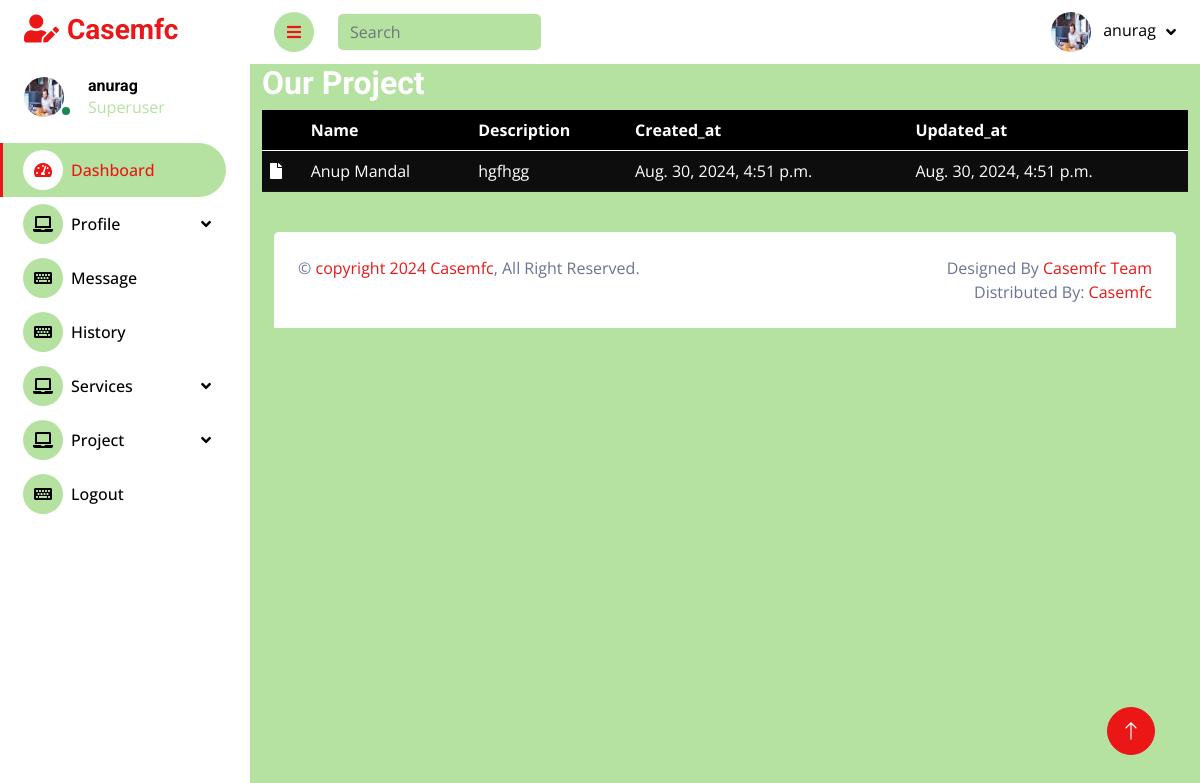
Screenshot of /service_list (signed in) with the database file from the repository.
### app/models/service.py (models this page shows, shortened)
class Service(models.Model):
    name = models.CharField(max_length=200)  # Name of the service
    description = models.TextField()  # Detailed description of the service
    created_at = models.DateTimeField(auto_now_add=True)  # Timestamp when the service was created
    updated_at = models.DateTimeField(auto_now=True)  # Timestamp when the service was last updated

### app/views/service.py (the view)
# urls.py: path('service_list', service.service_list, name='service_list'),
@login_required(login_url='signin')
def service_list(request):
    service = Service.objects.all().order_by('-created_at')
    return render(request, 'service/history.html', {'service': service})

### app/templates/service/history.html (shortened to what this page needs)
{% extends "dashboard/base.html" %}
{% block head %}<link rel="stylesheet" href="https://use.fontawesome.com/releases/v5.15.4/css/all.css">{% endblock head %}
{% block body %}
<div class="container">
<h2>Our Project</h2>
<div class="table-responsive">
<table id="example" class=".table-hover table table-dark table-striped pt-3 mb-3">
    <thead>
        <tr>
            <th></th>
            <th>Name</th>
            <th>Description</th>
            <th>Created_at</th>
            <th>Updated_at</th>
        </tr>
    </thead>
    <tbody>
        {% for i in service %}
        <tr>
            <td><i class="fas fa-file"></i></td>
            <td>{{ i.name }}</td>
            <td>{{ i.description }}</td>
            <td>{{ i.created_at }}</td>
            <td>{{ i.updated_at }}</td>
        </tr>
        {% endfor %}
    </tbody>
</table>
</div>
</div>
{% endblock body %}

### app/templates/dashboard/base.html (shortened to what this page needs)
{% load static %}
<!DOCTYPE html>
<html lang="en">
<head>
    <link href="https://cdnjs.cloudflare.com/ajax/libs/font-awesome/5.10.0/css/all.min.css" rel="stylesheet">
    <link href="https://cdn.jsdelivr.net/npm/bootstrap-icons@1.4.1/font/bootstrap-icons.css" rel="stylesheet">
    <link href="{% static 'dashboard/lib/owlcarousel/assets/owl.carousel.min.css' %}" rel="stylesheet">
    <link href="{% static 'dashboard/lib/tempusdominus/css/tempusdominus-bootstrap-4.min.css' %}" rel="stylesheet" />
    <link href="{% static 'dashboard/css/bootstrap.min.css' %}" rel="stylesheet">
    <link href="{% static 'dashboard/css/base.css' %}" rel="stylesheet">
    <link rel="stylesheet" href="https://cdn.datatables.net/1.13.6/css/jquery.dataTables.min.css">
    {% block head %}{% endblock head %}
    <link href="{% static 'dashboard/css/base.css' %}"  rel="stylesheet">
</head>
<body>
    <div class="container-fluid position-relative d-flex p-0">
        <div class="sidebar pe-4 pb-3">
            <nav class="navbar">
                <a href="#" class="navbar-brand mx-4 mb-3">
                    <h3 class="text-primary"><i class="fa fa-user-edit me-2"></i>Casemfc</h3>
                </a>
                <div class="d-flex align-items-center ms-4 mb-4">
                    <div class="position-relative">
                        {% if request.user.profile %}<img class="rounded-circle me-lg-2" src="{{request.user.profile}}" alt="" style="width: 40px; height: 40px;"> {% else %}<img class="rounded-circle me-lg-2" src="{% static 'home/img/blog-1.jpg' %}" alt="" style="width: 40px; height: 40px;">{% endif %}
                        <div class="bg-success rounded-circle border border-2 border-white position-absolute end-0 bottom-0 p-1"></div>
                    </div>
                    <div class="ms-3">
                        <h6 class="mb-0">{{request.user}}</h6>
                        <span>{% if request.user.is_superuser %}Superuser{% elif request.user.is_staff %}Staff member{% else %}Regular user{% endif %}</span>
                    </div>
                </div>
                <div class="navbar-nav w-100">
                    <a href="/dashboard" class="nav-item nav-link active"><i class="fa fa-tachometer-alt me-2"></i>Dashboard</a>
                    <div class="nav-item dropdown">
                        <a href="update_profile" class="nav-link dropdown-toggle" data-bs-toggle="dropdown"><i class="fa fa-laptop me-2"></i>Profile</a>
                    </div>
                    <a href="message" class="nav-item nav-link"><i class="fa fa-keyboard me-2"></i>Message</a>
                    <a href="history" class="nav-item nav-link"><i class="fa fa-keyboard me-2"></i>History</a>
                    <div class="nav-item dropdown">
                        <a href="update_profile" class="nav-link dropdown-toggle" data-bs-toggle="dropdown"><i class="fa fa-laptop me-2"></i>Services</a>
                    </div>
                    <div class="nav-item dropdown">
                        <a href="update_profile" class="nav-link dropdown-toggle" data-bs-toggle="dropdown"><i class="fa fa-laptop me-2"></i>Project</a>
                    </div>
                    <a href="/signout" class="nav-item nav-link"><i class="fa fa-keyboard me-2"></i>Logout</a>
                </div>
            </nav>
        </div>
        <div class="content">
            <nav class="navbar navbar-expand sticky-top px-4 py-0">
                <a href="#" class="sidebar-toggler flex-shrink-0">
                    <i class="fa fa-bars"></i>
                </a>
                <form class="d-none d-md-flex ms-4">
                    <input class="form-control search border-0" type="search" placeholder="Search">
                </form>
                <div class="navbar-nav align-items-center ms-auto">
                    <div class="nav-item dropdown">
                        <a href="#" class="nav-link dropdown-toggle" data-bs-toggle="dropdown">
                            {% if request.user.profile %}<img class="rounded-circle me-lg-2" src="{{request.user.profile}}" alt="" style="width: 40px; height: 40px;"> {% else %} <img class="rounded-circle me-lg-2" src="{% static 'home/img/blog-1.jpg' %}" alt="" style="width: 40px; height: 40px;">{% endif %}
                            <span class="d-none d-lg-inline-flex">{{request.user}}</span>
                        </a>
                    </div>
                </div>
            </nav>
            {% block body %}{% endblock body %}
            <div class="container-fluid pt-4 px-4 mb-2">
                <div class="footer-bottom rounded-top p-4">
                    <div class="row">
                        <div class="col-12 col-sm-6 text-center text-sm-start">
                            &copy; <a href="#">copyright 2024 Casemfc</a>, All Right Reserved.
                        </div>
                        <div class="col-12 col-sm-6 text-center text-sm-end">
                            Designed By <a href="">Casemfc Team</a>
                            <br>Distributed By: <a href="" target="_blank">Casemfc</a>
                        </div>
                    </div>
                </div>
            </div>
        </div>
        <a href="#" class="btn btn-lg btn-primary btn-lg-square back-to-top"><i class="bi bi-arrow-up"></i></a>
    </div>
</body>
</html>

### rows the page displays
Service: name "Anup Mandal", description "hgfhgg", created_at "Aug. 30, 2024, 4:51 p.m.", updated_at "Aug. 30, 2024, 4:51 p.m."

### other values shown
{{ request.user }} "anurag"
